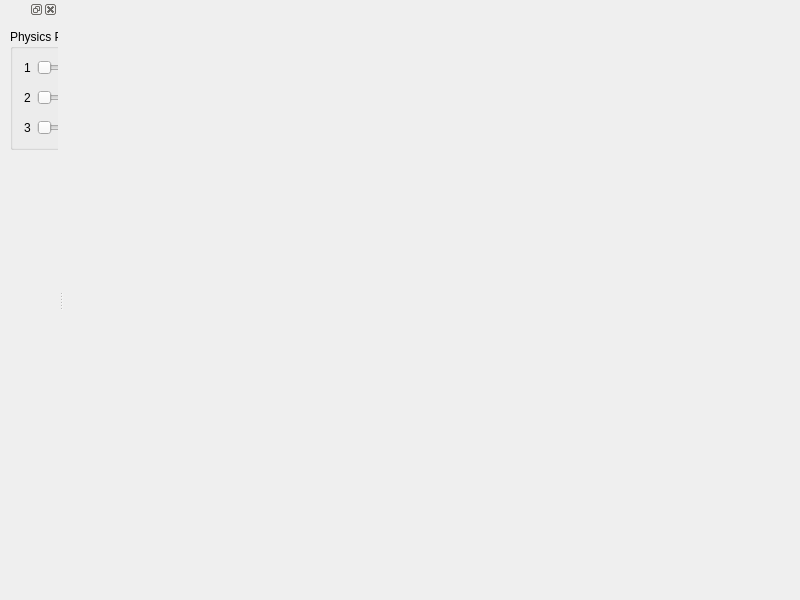
<?xml version="1.0" encoding="UTF-8"?>
<ui version="4.0">
 <class>MainWindow</class>
 <widget class="QMainWindow" name="MainWindow">
  <property name="geometry">
   <rect>
    <x>0</x>
    <y>0</y>
    <width>800</width>
    <height>600</height>
   </rect>
  </property>
  <property name="windowTitle">
   <string>A CS123 Final</string>
  </property>
  <widget class="QWidget" name="centralWidget">
   <layout class="QHBoxLayout" name="horizontalLayout">
    <property name="leftMargin">
     <number>0</number>
    </property>
    <property name="topMargin">
     <number>0</number>
    </property>
    <property name="rightMargin">
     <number>0</number>
    </property>
    <property name="bottomMargin">
     <number>0</number>
    </property>
    <item>
     <widget class="View" name="view" native="true"/>
    </item>
   </layout>
  </widget>
  <widget class="QDockWidget" name="dockWidget">
   <attribute name="dockWidgetArea">
    <number>1</number>
   </attribute>
   <widget class="QWidget" name="dockWidgetContents">
    <widget class="QGroupBox" name="shapeParameters">
     <property name="geometry">
      <rect>
       <x>10</x>
       <y>10</y>
       <width>181</width>
       <height>121</height>
      </rect>
     </property>
     <property name="title">
      <string>Physics Parameters</string>
     </property>
     <layout class="QGridLayout" name="gridLayout_4">
      <property name="topMargin">
       <number>5</number>
      </property>
      <property name="bottomMargin">
       <number>5</number>
      </property>
      <property name="verticalSpacing">
       <number>5</number>
      </property>
      <item row="0" column="0">
       <widget class="QLabel" name="shapeParameterLabel1">
        <property name="text">
         <string>1</string>
        </property>
       </widget>
      </item>
      <item row="2" column="0">
       <widget class="QLabel" name="shapeParameterLabel2">
        <property name="text">
         <string>2</string>
        </property>
       </widget>
      </item>
      <item row="4" column="0">
       <widget class="QLabel" name="shapeParameterLabel3">
        <property name="text">
         <string>3</string>
        </property>
       </widget>
      </item>
      <item row="0" column="1">
       <widget class="QSlider" name="shapeParameterSlider1">
        <property name="minimumSize">
         <size>
          <width>100</width>
          <height>0</height>
         </size>
        </property>
        <property name="orientation">
         <enum>Qt::Horizontal</enum>
        </property>
       </widget>
      </item>
      <item row="2" column="1">
       <widget class="QSlider" name="shapeParameterSlider2">
        <property name="minimumSize">
         <size>
          <width>100</width>
          <height>0</height>
         </size>
        </property>
        <property name="orientation">
         <enum>Qt::Horizontal</enum>
        </property>
       </widget>
      </item>
      <item row="4" column="1">
       <widget class="QSlider" name="shapeParameterSlider3">
        <property name="minimumSize">
         <size>
          <width>100</width>
          <height>0</height>
         </size>
        </property>
        <property name="orientation">
         <enum>Qt::Horizontal</enum>
        </property>
       </widget>
      </item>
      <item row="0" column="2">
       <widget class="QLineEdit" name="shapeParameterTextbox1">
        <property name="minimumSize">
         <size>
          <width>40</width>
          <height>0</height>
         </size>
        </property>
        <property name="maximumSize">
         <size>
          <width>40</width>
          <height>16777215</height>
         </size>
        </property>
       </widget>
      </item>
      <item row="2" column="2">
       <widget class="QLineEdit" name="shapeParameterTextbox2">
        <property name="minimumSize">
         <size>
          <width>40</width>
          <height>0</height>
         </size>
        </property>
        <property name="maximumSize">
         <size>
          <width>40</width>
          <height>16777215</height>
         </size>
        </property>
       </widget>
      </item>
      <item row="4" column="2">
       <widget class="QLineEdit" name="shapeParameterTextbox3">
        <property name="minimumSize">
         <size>
          <width>40</width>
          <height>0</height>
         </size>
        </property>
        <property name="maximumSize">
         <size>
          <width>40</width>
          <height>16777215</height>
         </size>
        </property>
       </widget>
      </item>
     </layout>
    </widget>
   </widget>
  </widget>
 </widget>
 <layoutdefault spacing="6" margin="11"/>
 <customwidgets>
  <customwidget>
   <class>View</class>
   <extends>QWidget</extends>
   <header>view.h</header>
  </customwidget>
 </customwidgets>
 <resources/>
 <connections/>
</ui>
